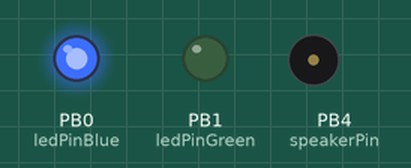
Bench run of a sketch on a simulated ATtiny85, built with avr-gcc and run on an emulated ATtiny85. Parts: output pins drawn as LEDs (lit = HIGH), buzzer (waves = sounding).

Above: at 0.5 s.
At 1.5 s:
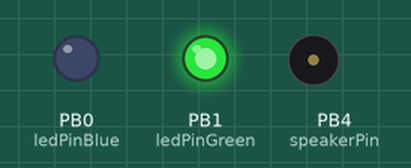
At 2.5 s:
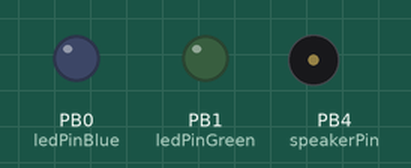
At 3.5 s:
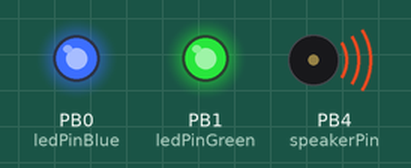
At 4.5 s:
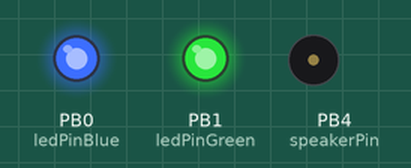
Timing chart, 0 to 6.5 s (numbered marks = the images above):
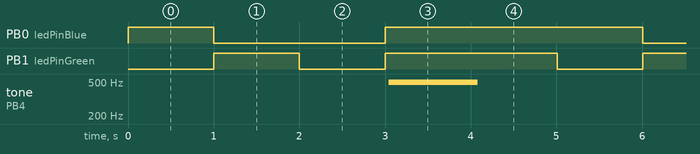

The sketch:

Stulpe_test.ino
```cpp
// code for hahnentritt stulpe by hannah
// runs on attiny45
// blinks LED and sounds buzzer for testing

//#include <SoftwareSerial.h>
//SoftwareSerial mySerial(5, 0); // RX, TX

//#include <SendOnlySoftwareSerial.h>
//SendOnlySoftwareSerial mySerial (0);  // Tx pin

int speakerPin = 4;
int ledPinGreen = 1;
int ledPinBlue = 0;


void setup() {
  // set the data rate for the SoftwareSerial port
  //mySerial.begin(57600);
  //mySerial.println("starting...");
  pinMode(speakerPin, OUTPUT);
  pinMode(ledPinGreen, OUTPUT);
  pinMode(ledPinBlue, OUTPUT);
  digitalWrite(ledPinGreen, HIGH);  //off
  digitalWrite(ledPinBlue, HIGH);  //off
}


void loop() {
  digitalWrite(ledPinGreen, LOW);  //on
  digitalWrite(ledPinBlue, HIGH);  //off
  delay(1000);
  digitalWrite(ledPinGreen, HIGH);  //off
  digitalWrite(ledPinBlue, LOW);  //on
  delay(1000);
  //turquoise:
  digitalWrite(ledPinGreen, LOW);
  digitalWrite(ledPinBlue, LOW);
  delay(1000);
  digitalWrite(ledPinGreen, HIGH);  //off
  digitalWrite(ledPinBlue, HIGH);  //off
  playNote(speakerPin, 1000, 1000);
  delay(1000);

}


void playNote (unsigned char speakerPin, int frequencyInHertz, long timeInMilliseconds)     // the sound producing function
{
  int x;
  long delayAmount = (long)(1000000/frequencyInHertz);
  long loopTime = (long)((timeInMilliseconds*1000)/(delayAmount*2));
  for (x=0;x<loopTime;x++)
  {
    digitalWrite(speakerPin,HIGH);
    delayMicroseconds(delayAmount);
    digitalWrite(speakerPin,LOW);
    delayMicroseconds(delayAmount);
  }
}
```

Measured:
- by itself, PB0 (ledPinBlue): alternates HIGH for 3.0 s and LOW for 2.0 s
- by itself, PB1 (ledPinGreen): repeats every 5.0 s: LOW 1.0 s, HIGH 2.0 s, LOW 1.0 s, HIGH 1.0 s
- by itself, tone on PB4 (speakerPin): alternates 495 Hz for 1.0 s and silent for 4.0 s
